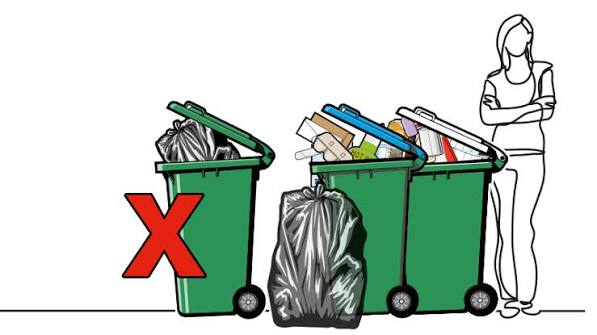
#> input picture media/complaints/images.jpeg, 597 x 335 px; its folder holds only this picture in this run
$ python -i seed_showcase.py   (imports and definitions only)
#> lines starting #> are read from the running program, lines starting #| are printed output that depends on the picture
"""Wipe all complaints / pickups / feedback and fill the site with a realistic demo set.

    python manage.py seed_showcase            # asks for confirmation first
    python manage.py seed_showcase --yes      # no question asked
    python manage.py seed_showcase --yes --no-ai   # do not call Gemini for the AI badges

What it does
  * deletes every Complaint, PickupRequest, Feedback, reply and timeline entry (+ their photo files)
  * keeps all user accounts and the awareness articles
  * creates 20 complaints (all statuses), 7 pickup requests and 8 feedback posts with photos
  * if GEMINI_API_KEY is set, the AI badges are REAL: every photo is checked by Gemini
    (nothing is faked; with --no-ai the badges show "Not checked")

Photos
  Put your own photos in   seed_photos/before/*.jpg   (garbage)   and   seed_photos/after/*.jpg   (cleaned place)
  and they are used first. Without them, variations of the 4 sample photos in seed_assets/ are used.
"""
import shutil
from datetime import timedelta
from io import BytesIO
from pathlib import Path

from django.conf import settings
from django.contrib.auth.models import User
from django.core.files.base import ContentFile
from django.core.management.base import BaseCommand, CommandError
from django.db import connection
from django.utils import timezone
from PIL import Image, ImageEnhance, ImageOps

from accounts.models import Profile
from complaints import ai
from complaints.models import ActivityLog, Complaint
from feedback.models import Feedback, FeedbackReply
from pickups.models import PickupRequest

# [1 line that did not run here, left out]
# [1 line that did not run here, left out]
# [1 line that did not run here, left out]
CITY, STATE = 'Kanpur', 'Uttar Pradesh'

# ------------------------------------------------------------------ photos
# (asset, crop box as fractions, mirror?, brightness, colour, warm/cool shift)
BEFORE_RECIPES = [
    ('dumpster', (0, 0, 1, .62), 0, 1.0, 1.0, 0), ('green_bins', (0, .1, .6, 1), 0, 1.0, 1.0, 0),
    ('landfill', (.38, .2, 1, 1), 0, 1.0, 1.0, 0), ('road_litter', (0, 0, 1, 1), 0, 1.0, 1.0, 0),
    ('dumpster', (0, .15, 1, .8), 1, 1.0, 1.0, 0), ('green_bins', (.4, .1, 1, 1), 1, 1.0, 1.0, 0),
    ('landfill', (.38, .3, 1, 1), 1, 1.05, 1.0, 0), ('road_litter', (.1, 0, 1, .9), 1, 1.0, 1.0, 0),
    ('dumpster', (.05, .05, .95, .7), 0, 1.05, 1.05, 8), ('green_bins', (0, 0, 1, 1), 0, 1.0, 1.0, 0),
    ('landfill', (.42, .25, 1, .95), 0, 1.0, 1.1, 0), ('road_litter', (0, .2, .9, 1), 0, 1.0, 1.0, -6),
    ('dumpster', (0, 0, 1, 1), 1, 1.0, 1.0, 0), ('green_bins', (.15, .05, .85, .95), 1, 1.0, 1.0, -8),
    ('landfill', (.38, .1, 1, 1), 0, 1.1, 1.0, 8), ('dumpster', (.1, 0, .9, .55), 0, 1.0, 1.05, -6),
    ('green_bins', (.3, 0, 1, .9), 0, 1.05, 1.0, 8), ('landfill', (.38, .2, .95, 1), 1, 1.0, 1.1, 0),
    ('dumpster', (0, .3, 1, .9), 0, 1.0, 1.0, 6), ('green_bins', (0, .2, .7, .95), 1, 1.0, 1.0, 0),
]
AFTER_RECIPES = [        # clean ground / bin base / treeline cut out of the sample photos
    ('dumpster', (0, .5, 1, 1), 0, 1.0, 1.0, 0), ('landfill', (.4, .36, 1, .68), 0, 1.0, 1.0, 0),
    ('dumpster', (0, .5, 1, 1), 1, 1.05, 1.0, 6), ('landfill', (.4, .36, 1, .68), 1, 1.1, 1.0, 0),
    ('dumpster', (.1, .52, 1, 1), 0, 1.0, 1.05, -6), ('landfill', (.5, .38, 1, .68), 0, 1.05, 1.0, 6),
]


def _jpeg(img, width=1000):
    img = img.convert('RGB')
    if img.width > width:
        img = img.resize((width, round(img.height * width / img.width)), Image.LANCZOS)
    elif img.width < 700:                                         # tiny sample photo: enlarge a little
        img = img.resize((700, round(img.height * 700 / img.width)), Image.LANCZOS)
    buf = BytesIO()
    img.save(buf, 'JPEG', quality=88)
    return buf.getvalue()


# [23 lines left out: functions _variant, _custom, not called in this run]


class Photos:
    # [4 lines left out: function __init__, not called in this run]

    def get_before(self, i):
        return self.before[i % len(self.before)]

    def get_after(self, i):
        return self.after[i % len(self.after)]


# -------------------------------------------------------------------- data
# days_ago, category, area, pincode, address, description, plan, photo
COMPLAINTS = [
    (14, 'garbage_on_road', 'Kakadeo', '208025', 'Service road, opposite Kakadeo metro pillar 12',
     'Large pile of mixed garbage on the service road near the metro pillar. It has been spreading onto the road '
     'for a week and is blocking two-wheelers.', 'resolved'),
    (13, 'overflowing_bin', 'Swaroop Nagar', '208002', 'Near Swaroop Nagar Park gate',
     'The community dustbin outside the park has been overflowing for 4 days. Stray dogs tear the bags open and '
     'the smell is unbearable in the evening.', 'resolved'),
    (12, 'illegal_dumping', 'Panki', '208020', 'Behind Panki Power House boundary wall',
     'Construction debris and household waste are dumped here every night. Please take action and put up a '
     'warning board.', 'resolved'),
    (10, 'missed_collection', 'Govind Nagar', '208006', 'Lane 4, near Hanuman Mandir',
     'Hamari gali mein 6 din se kachre ki gaadi nahi aayi. Ghar ke bahar kachra jama ho gaya hai aur badbu aa rahi '
     'hai. Kripya jaldi safai karwayein.', 'resolved'),
    (9, 'overflowing_bin', 'Civil Lines', '208001', 'In front of Civil Lines bus stand',
     'Dustbins at the bus stand are full and plastic is flying onto the road. Hundreds of commuters use this stop '
     'every day.', 'resolved'),
    (8, 'garbage_on_road', 'Kidwai Nagar', '208011', 'Main road, near Kidwai Nagar market',
     'Vegetable market waste is thrown on the road after closing time. Rotting vegetables are attracting cows '
     'and flies.', 'resolved'),
    (6, 'garbage_on_road', 'Juhi', '208014', 'Near Juhi railway crossing',
     'Garbage lying near the railway crossing.', 'rejected:This looks like a duplicate of an earlier complaint '
     'for the same spot. Please track the existing request instead.'),
    (5, 'missed_collection', 'Nawabganj', '208002', 'Gali no. 7, behind the post office',
     'Garbage has not been collected from our lane for 5 days and it is spilling onto the main road.',
     'redo:The photo shows part of the garbage is still on the left side. Please clean the full area and upload a '
     'fresh photo.'),
    (5, 'overflowing_bin', 'Civil Lines', '208001', 'Near the clock tower',
     'Bin is full.', 'rejected:The photo does not clearly show the problem. Please upload a clear photo of the '
                     'waste and submit again.'),
    (4, 'illegal_dumping', 'Barra', '208027', 'Barra-8, near the water tank',
     'People from outside the colony dump sacks of waste near the water tank early in the morning. '
     'Please put a CCTV camera or a fine board.', 'cleaned'),
    (3, 'garbage_on_road', 'Arya Nagar', '208002', 'Arya Nagar crossing, towards Parade',
     'Garbage and broken plastic crates are spread over the road side and a cow is eating the plastic. This is '
     'dangerous for the animal and the traffic.', 'cleaned'),
    (3, 'garbage_on_road', 'Kalyanpur', '208017', 'Kalyanpur Awas Vikas road',
     'Kachre ka dher road ke kinare 3 hafte se pada hai, baarish mein nali band ho rahi hai.', 'in_progress'),
    (2, 'overflowing_bin', 'Saket Nagar', '208014', '801, W-1 Block, opposite VSIPS',
     'Dustbin near the college gate overflows daily after lunch time. Students and shopkeepers are facing a '
     'bad smell.', 'cleaned'),
    (2, 'overflowing_bin', 'Harsh Nagar', '208012', 'Harsh Nagar chauraha',
     'The large container at the crossing has not been emptied for a week; waste is lying all around it.',
     'in_progress'),
    (2, 'illegal_dumping', 'Shastri Nagar', '208005', 'Shastri Nagar, near the community hall',
     'Old furniture, mattresses and rubble were dumped on the empty plot next to the community hall.',
     'approved_assigned'),
    (1, 'missed_collection', 'Naubasta', '208021', 'Naubasta, near the government school',
     'Door-to-door collection vehicle skipped our block three times this week.', 'approved_open'),
    (1, 'garbage_on_road', 'Swaroop Nagar', '208002', 'Swaroop Nagar, near the Sunday market',
     'After the Sunday market a big heap of waste is left on the road. It is still there on Tuesday.', 'pending'),
    (1, 'overflowing_bin', 'Govind Nagar', '208006', 'Govind Nagar, near the vegetable market',
     'Green dustbins are overflowing and the waste has spread onto the footpath. Please send a collection van '
     'today.', 'pending'),
    (0, 'illegal_dumping', 'Kakadeo', '208025', 'Kakadeo, behind the petrol pump',
     'Someone is burning waste behind the petrol pump every night. The smoke is very harmful for the nearby '
     'houses and is a fire risk.', 'pending'),
    (0, 'missed_collection', 'Juhi', '208014', 'Juhi Kala, lane near the Shiv Mandir',
     'Kooda uthane wali gaadi aaj subah bhi nahi aayi. Kachra gali ke kone mein jama ho raha hai.', 'pending'),
]

COLLECTOR_NOTES = [
    'Garbage lifted and the place washed with the help of 2 sanitation workers.',
    'Kachra uthwa diya gaya hai aur jagah saaf kar di gayi hai.',
    'Waste removed in the municipal truck. Lime powder sprinkled on the spot.',
    'Cleaned the full stretch. Asked nearby shopkeepers to use the bins.',
    'Area swept and the container emptied completely.',
    'Debris removed with a JCB; the plot is clear now.',
]

# days_ago, waste_type, area, pincode, address, preferred offset (days from today), notes, plan
PICKUPS = [
    (9, 'dry', 'Juhi', '208014', 'House 45, Juhi Kala', -7,
     'Old newspapers and cardboard boxes after shifting house, about 10 bags.', 'resolved'),
    (4, 'ewaste', 'Saket Nagar', '208014', '801, W-1 Block, Saket Nagar', -1,
     'Old CPU, keyboards and 2 monitors from the computer lab.', 'cleaned'),
    (3, 'recyclable', 'Swaroop Nagar', '208002', 'B-12, Swaroop Nagar', 0,
     'Plastic bottles, glass jars and tin cans collected for a month.', 'in_progress'),
    (2, 'hazardous', 'Kidwai Nagar', '208011', 'Kidwai Nagar, near the dispensary', 1,
     'Expired medicines and used batteries. Please send someone who can handle them safely.',
     'approved_assigned'),
    (1, 'wet', 'Govind Nagar', '208006', 'Govind Nagar, lane 2', 1,
     'Garden waste and leaves after tree trimming, around 8 bags.', 'pending'),
    (0, 'dry', 'Civil Lines', '208001', 'Civil Lines, near the post office', 3,
     'Wooden furniture pieces and packing material, 2 big bundles.', 'pending'),
    (3, 'ewaste', 'Kakadeo', '208025', 'Kakadeo, near the metro station', -1,
     'One old refrigerator and a washing machine.',
     'rejected:The selected date is a public holiday. Please choose another date and request again.'),
]

FEEDBACK = [   # username, rating, message, days_ago
    ('itz_mansi_0', 5, 'My complaint was resolved in just 2 days! The "after" photo from the collector gave me '
                       'full confidence that the work was really done.', 6),
    ('mansi', 4, 'Hindi option bahut kaam ka hai, meri maa bhi ab complaint kar paati hain. Thanks team!', 5),
    ('hans', 5, 'Google Maps link se address dhundna bahut aasan ho gaya, rozana ka time bachta hai.', 5),
    ('aalok_miishraa', 5, 'Clean design and the whole process is easy to follow: complaint, approval, cleaning, '
                          'verification.', 4),
    ('itz_mansi_0', 4, 'AI photo check is a great idea. It would be even better with an SMS when my complaint '
                       'gets approved.', 3),
    ('mansi', 5, 'Awareness section ne mujhe sikhaya ki wet aur dry kachra alag kaise karte hain. Bahut useful.', 3),
    ('hans', 3, 'Sometimes two tasks come in the same area at the same time. A route suggestion would help.', 2),
    ('itz_mansi_0', 5, 'Pickup request for old newspapers was done on the same day. Great initiative for Kanpur!', 1),
]
REPLIES = [   # index into FEEDBACK, username, message
    (4, 'abhinav', 'Thank you! SMS/WhatsApp notifications are on our list of next features.'),
    (6, 'abhinav', 'Good suggestion. We are planning route optimisation for collectors.'),
    (0, 'mansi', 'Same experience here, the timeline view is really helpful.'),
]


def _name(u):
    return u.get_full_name().strip() or u.username


class Command(BaseCommand):
    help = 'Wipe complaints/pickups/feedback and create a demo data set with photos (see file header).'

    # [157 lines left out: functions add_arguments, _user, _wipe, _log, _ai, _workflow and 1 more, not called in this run]

>>> from PIL import Image
>>> picture = Image.open('../../../media/complaints/images.jpeg')
#> picture is the input picture: PIL image 597x335 RGB; mean R, G, B 196.6, 207, 198.8
>>> result = _jpeg(picture)
#> in _jpeg, `img = img.resize((700, round(img.height * 700 / img.width)), Image.LAN..`:
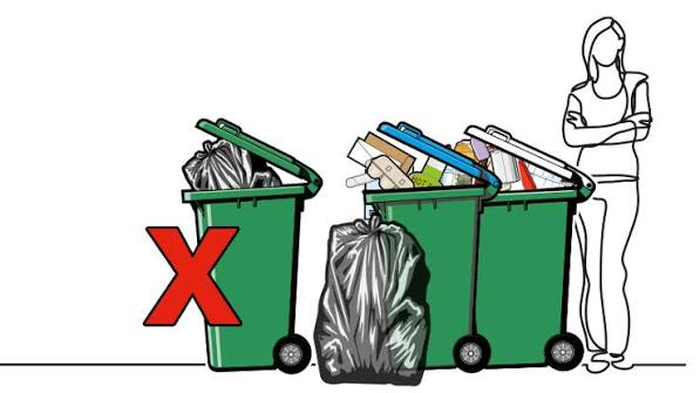
#> img: PIL image 700x393 RGB; mean R, G, B 196.6, 207, 198.8
